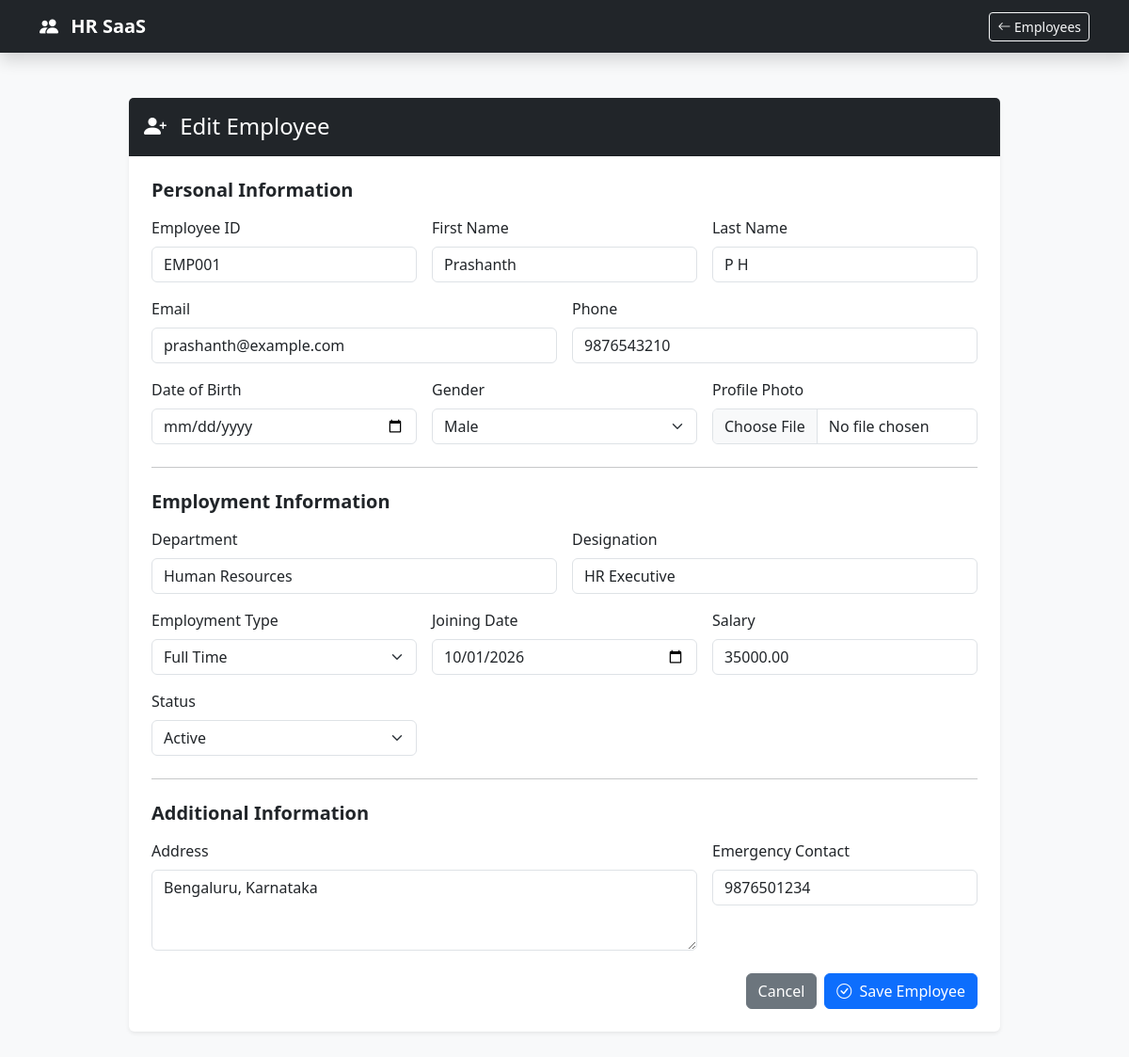
Screenshot of /employees/1/edit/ (signed in) with the database file from the repository.
### employees/models.py (models this page shows, shortened)
class Employee(models.Model):
    GENDER_CHOICES = [
        ("Male", "Male"),
        ("Female", "Female"),
        ("Other", "Other"),
    ]
    EMPLOYMENT_CHOICES = [
        ("Full Time", "Full Time"),
        ("Part Time", "Part Time"),
        ("Contract", "Contract"),
        ("Intern", "Intern"),
    ]
    STATUS_CHOICES = [
        ("Active", "Active"),
        ("Inactive", "Inactive"),
        ("On Leave", "On Leave"),
    ]
    employee_id = models.CharField(
        max_length=20,
        unique=True
    )
    first_name = models.CharField(
        max_length=100
    )
    last_name = models.CharField(
        max_length=100
    )
    email = models.EmailField(
        unique=True
    )
    phone = models.CharField(
        max_length=20
    )
    date_of_birth = models.DateField(
        null=True,
        blank=True
    )
    gender = models.CharField(
        max_length=20,
        choices=GENDER_CHOICES
    )
    department = models.CharField(
        max_length=100
    )
    designation = models.CharField(
        max_length=100
    )
    employment_type = models.CharField(
        max_length=20,
        choices=EMPLOYMENT_CHOICES,
        default="Full Time"
    )
    joining_date = models.DateField()
    salary = models.DecimalField(
        max_digits=12,
        decimal_places=2
    )
    status = models.CharField(
        max_length=20,
        choices=STATUS_CHOICES,
        default="Active"
    )
    address = models.TextField(
        blank=True
    )
    emergency_contact = models.CharField(
        max_length=20,
        blank=True
    )
    profile_photo = models.ImageField(
        upload_to="employees/",
        blank=True,
        null=True
    )
    created_at = models.DateTimeField(
        auto_now_add=True
    )
    updated_at = models.DateTimeField(
        auto_now=True
    )
    class Meta:
        ordering = ["-created_at"]

### employees/views.py (the view)
@admin_required
def employee_update(request, pk):
    employee = get_object_or_404(
        Employee,
        pk=pk
    )
    if request.method == "POST":
        form = EmployeeForm(
            request.POST,
            request.FILES,
            instance=employee
        )
        if form.is_valid():
            employee = form.save()
            messages.success(
                request,
                "Employee information updated successfully."
            )
            return redirect(
                "employee_detail",
                pk=employee.pk
            )
    else:
        form = EmployeeForm(
            instance=employee
        )
    return render(
        request,
        "employees/employee_form.html",
        {
            "form": form,
            "title": "Edit Employee",
            "employee": employee,
        }
    )

### employees/views.py (called while the page is built)
def admin_required(view_func):
    return user_passes_test(
        lambda user: user.is_authenticated and user.is_staff,
        login_url="/"
    )(view_func)

### templates/employees/employee_form.html (shortened to what this page needs)
<!DOCTYPE html>
<html lang="en">
<head>
    <link
        href="https://cdn.jsdelivr.net/npm/bootstrap@5.3.3/dist/css/bootstrap.min.css"
        rel="stylesheet">
    <link
        href="https://cdn.jsdelivr.net/npm/bootstrap-icons@1.11.3/font/bootstrap-icons.css"
        rel="stylesheet">
</head>
<body class="bg-light">
<nav class="navbar navbar-dark bg-dark shadow">
    <div class="container">
        <a class="navbar-brand fw-bold"
           href="/">
            <i class="bi bi-people-fill me-2"></i>
            HR SaaS
        </a>
        <a
            href="{% url 'employee_list' %}"
            class="btn btn-outline-light btn-sm">
            <i class="bi bi-arrow-left"></i>
            Employees
        </a>
    </div>
</nav>
<div class="container py-5">
    <div class="row justify-content-center">
        <div class="col-lg-10">
            <div class="card border-0 shadow-sm">
                <div class="card-header bg-dark text-white py-3">
                    <h4 class="mb-0">
                        <i class="bi bi-person-plus-fill me-2"></i>
                        {{ title }}
                    </h4>
                </div>
                <div class="card-body p-4">
                    <form method="POST"
                          enctype="multipart/form-data">
                        <h5 class="fw-bold mb-3">
                            Personal Information
                        </h5>
                        <div class="row g-3">
                            <div class="col-md-4">
                                <label class="form-label">
                                    Employee ID
                                </label>
                                {{ form.employee_id }}
                            </div>
                            <div class="col-md-4">
                                <label class="form-label">
                                    First Name
                                </label>
                                {{ form.first_name }}
                            </div>
                            <div class="col-md-4">
                                <label class="form-label">
                                    Last Name
                                </label>
                                {{ form.last_name }}
                            </div>
                            <div class="col-md-6">
                                <label class="form-label">
                                    Email
                                </label>
                                {{ form.email }}
                            </div>
                            <div class="col-md-6">
                                <label class="form-label">
                                    Phone
                                </label>
                                {{ form.phone }}
                            </div>
                            <div class="col-md-4">
                                <label class="form-label">
                                    Date of Birth
                                </label>
                                {{ form.date_of_birth }}
                            </div>
                            <div class="col-md-4">
                                <label class="form-label">
                                    Gender
                                </label>
                                {{ form.gender }}
                            </div>
                            <div class="col-md-4">
                                <label class="form-label">
                                    Profile Photo
                                </label>
                                {{ form.profile_photo }}
                            </div>
                        </div>
                        <hr class="my-4">
                        <h5 class="fw-bold mb-3">
                            Employment Information
                        </h5>
                        <div class="row g-3">
                            <div class="col-md-6">
                                <label class="form-label">
                                    Department
                                </label>
                                {{ form.department }}
                            </div>
                            <div class="col-md-6">
                                <label class="form-label">
                                    Designation
                                </label>
                                {{ form.designation }}
                            </div>
                            <div class="col-md-4">
                                <label class="form-label">
                                    Employment Type
                                </label>
                                {{ form.employment_type }}
                            </div>
                            <div class="col-md-4">
                                <label class="form-label">
                                    Joining Date
                                </label>
                                {{ form.joining_date }}
                            </div>
                            <div class="col-md-4">
                                <label class="form-label">
                                    Salary
                                </label>
                                {{ form.salary }}
                            </div>
                            <div class="col-md-4">
                                <label class="form-label">
                                    Status
                                </label>
                                {{ form.status }}
                            </div>
                        </div>
                        <hr class="my-4">
                        <h5 class="fw-bold mb-3">
                            Additional Information
                        </h5>
                        <div class="row g-3">
                            <div class="col-md-8">
                                <label class="form-label">
                                    Address
                                </label>
                                {{ form.address }}
                            </div>
                            <div class="col-md-4">
                                <label class="form-label">
                                    Emergency Contact
                                </label>
                                {{ form.emergency_contact }}
                            </div>
                        </div>
                        <div class="d-flex justify-content-end
                                    gap-2 mt-4">
                            <a
                                href="{% url 'employee_list' %}"
                                class="btn btn-secondary">
                                Cancel
                            </a>
                            <button
                                type="submit"
                                class="btn btn-primary">
                                <i class="bi bi-check-circle me-1"></i>
                                Save Employee
                            </button>
                        </div>
                    </form>
                </div>
            </div>
        </div>
    </div>
</div>
</body>
</html>

### rows the page displays
Employee: employee_id "EMP001", first_name "Prashanth", last_name "P H", email "prashanth@example.com", phone "9876543210", gender "Male", department "Human Resources", designation "HR Executive", employment_type "Full Time", joining_date "10/01/2026", salary "35000.00", status "Active", address "Bengaluru, Karnataka", emergency_contact "9876501234"

### other values shown
{{ title }} "Edit Employee"
